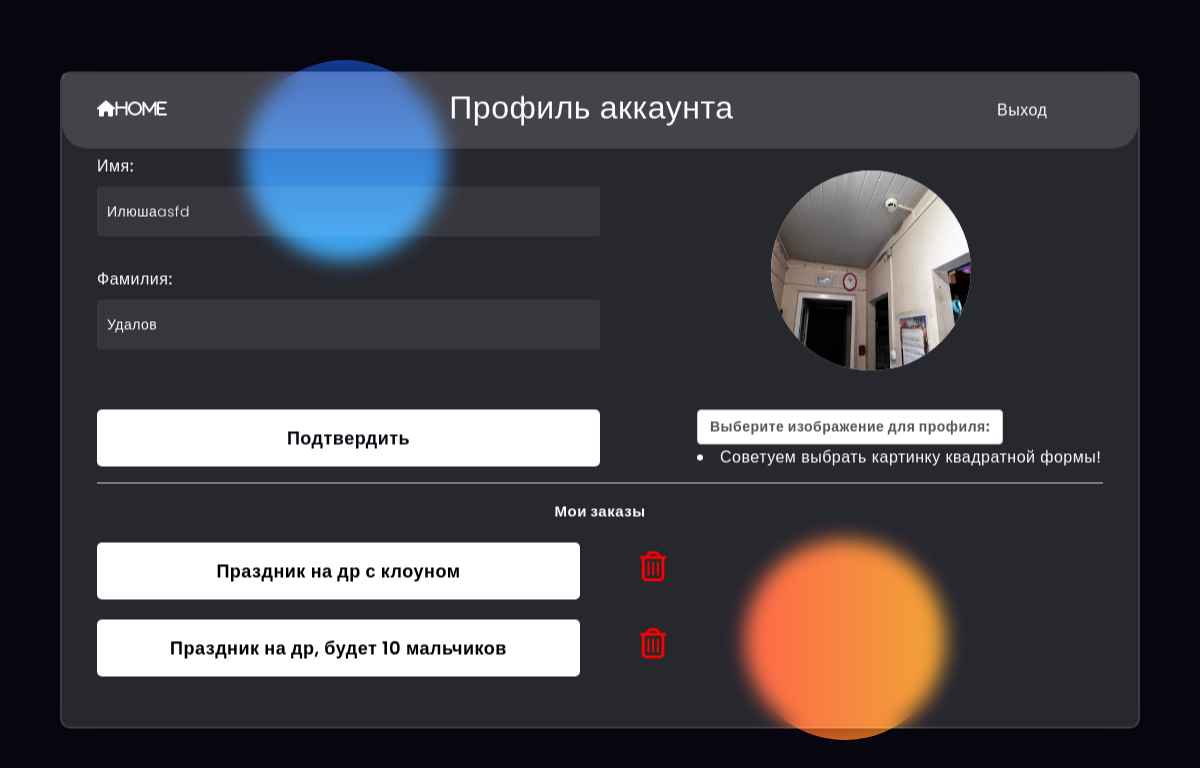
Before: /profile/ (signed in) with the older database file.
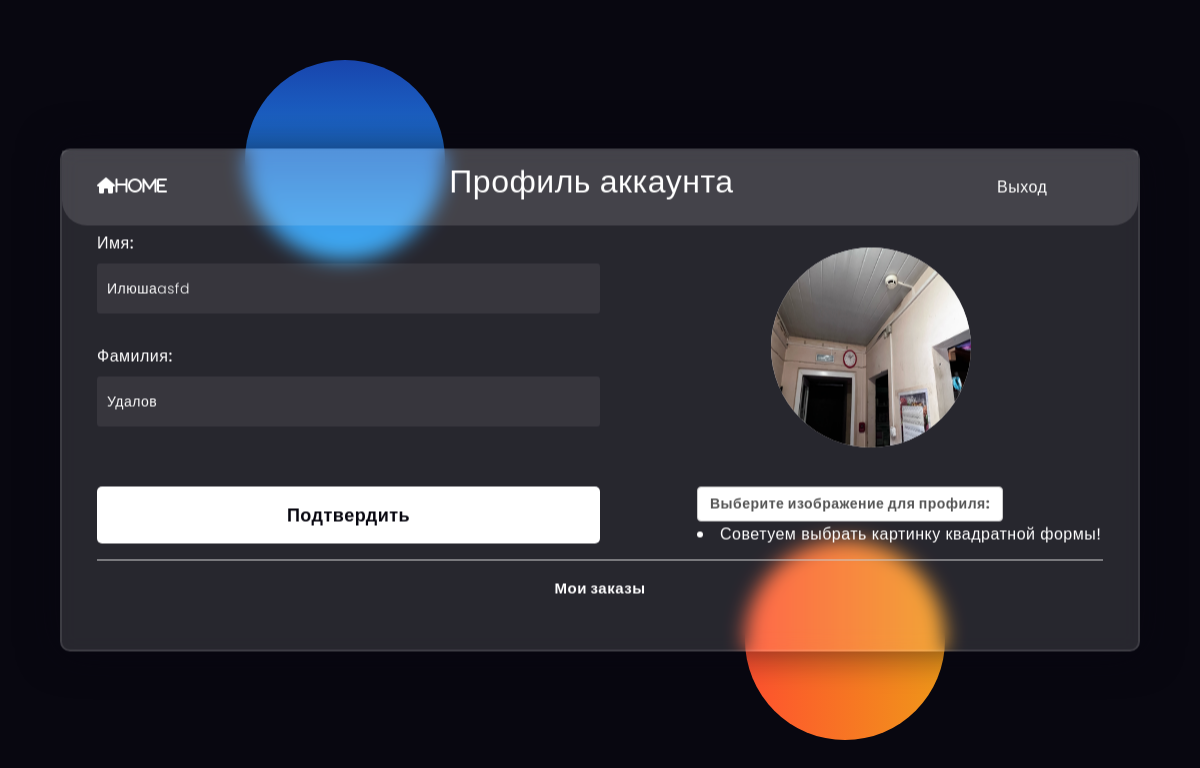
After: the same page with the newer database file.
### users/models.py (models this page shows)
class User(AbstractUser):
    image = models.ImageField(upload_to='users_images', null=True, blank=True)
    class Meta:
        verbose_name = "Пользователь"
        verbose_name_plural = "Пользователи"

### main/models.py (models this page shows, shortened)
class Orders(models.Model):
    user_id = models.ForeignKey(User, verbose_name='Заказчик', on_delete=models.PROTECT)
    order_description = models.CharField(max_length=150)
    class Meta:
        verbose_name = 'Заказ'
        verbose_name_plural = 'Заказы'

### users/views.py (the view)
# urls.py: path('profile/', views.profile, name='profile'),
def profile(request):
    if request.method == 'POST':
        print(request.POST)
        form = UserProfileForm(instance=request.user, data=request.POST, files=request.FILES)
        if form.is_valid():
            form.save()
            return HttpResponseRedirect(reverse('users:profile'))
    else:
        form = UserProfileForm(instance=request.user)
    orders = Orders.objects.filter(user_id = request.user.id)
    context = {
        'form': form,
        'title': 'Profile',
        'orders': orders
    }
    return render(request, 'users/profile.html', context)

### users/forms.py
class UserProfileForm(UserChangeForm):
    first_name = forms.CharField(widget=forms.TextInput(
        attrs={
        'class': 'form-control'
    }),
        required=False)
    last_name = forms.CharField(widget=forms.TextInput(
        attrs={
        'class': 'form-control'
    }),
        required=False)
    image = forms.ImageField(widget=forms.FileInput(
        attrs={'class': 'custom-file-input',
               'id': 'image-upload',
               }),
        required=False
    )
    class Meta:
        model = User
        fields = ('first_name', 'last_name', 'image')

### users/templates/users/profile.html (shortened to what this page needs)
<html lang="en"><head>
      <link rel="stylesheet" href="https://cdnjs.cloudflare.com/ajax/libs/font-awesome/5.15.4/css/all.min.css">
  </head>
  <body>
      <div class="background">
          <div class="shape"></div>
          <div class="shape"></div>
      </div>
      <form method="POST" action="{% url 'users:profile' %}" enctype="multipart/form-data">
          <div class="temen"></div>
          <a href="{% url "main:index" %}"><i class="fa fa-home cust_icon" aria-hidden="true">home</i></a>
          <h3>Профиль аккаунта</h3>
          <a href="{% url 'users:logout' %}" class="logout" >Выход</a>
            <label for="{{ form.first_name.id_for_label }}">Имя:</label>
            {{ form.first_name }}
            <label class="small mb-1" for="{{ form.last_name.id_for_label }}">Фамилия:</label>
            {{ form.last_name }}
            <img class="avatar" src="{% if request.user.image %}{{ request.user.image.url }}{% else %}http://static.physoc.org/app/uploads/2019/10/09133258/Honorary-Members-placeholder.jpg {% endif %}" alt="1"/>
            <div class="photo" style='margin-top: 30px'>
                <label class="custom-file-upload" for="{{ form.image.id_for_label }}">Выберите изображение для профиля:</label>
                    <li>Советуем выбрать картинку квадратной формы!</li>
            </div>
          <button class="test" type="submit">Подтвердить</button>
          <hr>
          <h2>Мои заказы</h2>
          <div class="d">
        {% for item in orders %}
            <button class="zakaz" style="text-align: center; color: black; text-decoration: none;">{{ item.order_description }}</button><a href="{% url 'users:delete_order' item.id %}"><i class="fa fa-trash-o cust-icon" aria-hidden="true"></i></a>
        {% endfor %}
        </div>
      </form>
  </body>
  </html>

Changed rows visible on the page:
removed Orders: order_description "Праздник на др с клоуном"
removed Orders: order_description "Праздник на др, будет 10 мальчиков"
